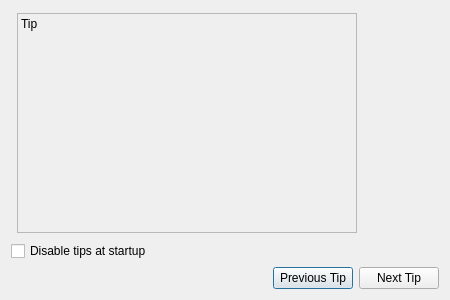
<?xml version="1.0" encoding="UTF-8"?>
<ui version="4.0">
 <class>TipsDialog</class>
 <widget class="QDialog" name="TipsDialog">
  <property name="geometry">
   <rect>
    <x>0</x>
    <y>0</y>
    <width>450</width>
    <height>300</height>
   </rect>
  </property>
  <property name="sizePolicy">
   <sizepolicy hsizetype="Fixed" vsizetype="Fixed">
    <horstretch>0</horstretch>
    <verstretch>0</verstretch>
   </sizepolicy>
  </property>
  <property name="windowTitle">
   <string>Tips of the Day</string>
  </property>
  <layout class="QVBoxLayout" name="verticalLayout_2">
   <item>
    <layout class="QHBoxLayout" name="horizontalLayout_2">
     <item>
      <widget class="QLabel" name="infoText">
       <property name="minimumSize">
        <size>
         <width>340</width>
         <height>220</height>
        </size>
       </property>
       <property name="maximumSize">
        <size>
         <width>340</width>
         <height>220</height>
        </size>
       </property>
       <property name="frameShape">
        <enum>QFrame::StyledPanel</enum>
       </property>
       <property name="text">
        <string>Tip</string>
       </property>
       <property name="alignment">
        <set>Qt::AlignLeading|Qt::AlignLeft|Qt::AlignTop</set>
       </property>
       <property name="wordWrap">
        <bool>true</bool>
       </property>
      </widget>
     </item>
     <item>
      <layout class="QVBoxLayout" name="verticalLayout">
       <item>
        <widget class="QLabel" name="label">
         <property name="sizePolicy">
          <sizepolicy hsizetype="Fixed" vsizetype="Fixed">
           <horstretch>0</horstretch>
           <verstretch>0</verstretch>
          </sizepolicy>
         </property>
         <property name="minimumSize">
          <size>
           <width>64</width>
           <height>64</height>
          </size>
         </property>
         <property name="maximumSize">
          <size>
           <width>64</width>
           <height>64</height>
          </size>
         </property>
         <property name="text">
          <string/>
         </property>
         <property name="pixmap">
          <pixmap resource="OGappResources.qrc">:/OGapp/set1/icons/OnLamp.png</pixmap>
         </property>
         <property name="scaledContents">
          <bool>true</bool>
         </property>
        </widget>
       </item>
       <item>
        <spacer name="verticalSpacer">
         <property name="orientation">
          <enum>Qt::Vertical</enum>
         </property>
         <property name="sizeHint" stdset="0">
          <size>
           <width>20</width>
           <height>40</height>
          </size>
         </property>
        </spacer>
       </item>
      </layout>
     </item>
    </layout>
   </item>
   <item>
    <widget class="QCheckBox" name="disableTips">
     <property name="text">
      <string>Disable tips at startup</string>
     </property>
    </widget>
   </item>
   <item>
    <layout class="QHBoxLayout" name="horizontalLayout">
     <item>
      <spacer name="horizontalSpacer">
       <property name="orientation">
        <enum>Qt::Horizontal</enum>
       </property>
       <property name="sizeHint" stdset="0">
        <size>
         <width>40</width>
         <height>20</height>
        </size>
       </property>
      </spacer>
     </item>
     <item>
      <widget class="QPushButton" name="PreviousTip">
       <property name="text">
        <string>Previous Tip</string>
       </property>
      </widget>
     </item>
     <item>
      <widget class="QPushButton" name="NextTip">
       <property name="text">
        <string>Next Tip</string>
       </property>
      </widget>
     </item>
    </layout>
   </item>
  </layout>
 </widget>
 <tabstops>
  <tabstop>NextTip</tabstop>
  <tabstop>PreviousTip</tabstop>
 </tabstops>
 <resources>
  <include location="OGappResources.qrc"/>
 </resources>
 <connections/>
</ui>
